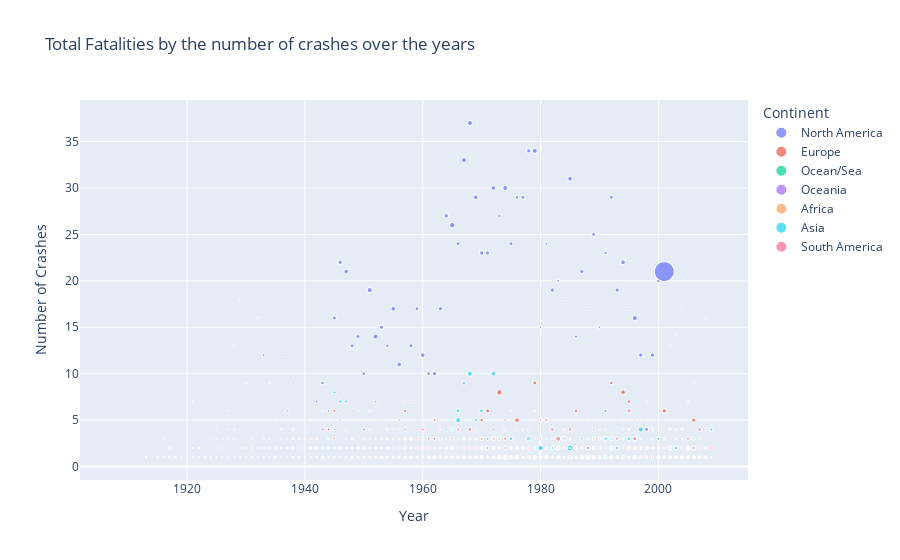

Here is the notebook cell this chart was saved with:
### Markdown cell above
<p style="color:indianred">A visual showing the number of crashes that occured in every continent-country by plane type. The Size of the box indicates the proportion of the occurance of the crashes amongst the total crashes. Clicking on the Plane Type, Continent or Country will show indepth outlook and hovering over them will provide with details to Number of crashes and Operators. A glimps into the visual, 'Douglas DC-3' had the most crashes (35 planes) and 'US Aerial Mail Services' is the operator witht he most crashes (26 time) via the second plane type 'De Havilland DH-4' with (26 crashes).

### Code cell
fig_fatal_crash_yr = px.scatter(num_crash_year, x='Year',y='Number of Crashes',title='Total Fatalities by the number of crashes over the years',color="Continent",\
                 size='Year Total Fatalities')

fig_fatal_crash_yr.show()

### Figure 1 — Plotly figure (JSON) as saved in the notebook; plotly's stock layout.template omitted (floating-point values rounded to 4 significant figures; data arrays with more than 128 entries replaced by an {"elided": "..."} marker saying what was removed)
{"data": [{"hovertemplate": "Continent=North America<br>Year=%{x}<br>Number of Crashes=%{y}<br>Year Total Fatalities=%{marker.size}<extra></extra>", "legendgroup": "North America", "marker": {"color": "#636efa", "size": {"elided": "342 int values"}, "sizemode": "area", "sizeref": 15.63, "symbol": "circle"}, "mode": "markers", "name": "North America", "showlegend": true, "type": "scattergl", "x": {"elided": "342 int values"}, "xaxis": "x", "y": {"elided": "342 int values"}, "yaxis": "y"}, {"hovertemplate": "Continent=Europe<br>Year=%{x}<br>Number of Crashes=%{y}<br>Year Total Fatalities=%{marker.size}<extra></extra>", "legendgroup": "Europe", "marker": {"color": "#EF553B", "size": {"elided": "638 int values"}, "sizemode": "area", "sizeref": 15.63, "symbol": "circle"}, "mode": "markers", "name": "Europe", "showlegend": true, "type": "scattergl", "x": {"elided": "638 int values"}, "xaxis": "x", "y": {"elided": "638 int values"}, "yaxis": "y"}, {"hovertemplate": "Continent=Ocean/Sea<br>Year=%{x}<br>Number of Crashes=%{y}<br>Year Total Fatalities=%{marker.size}<extra></extra>", "legendgroup": "Ocean/Sea", "marker": {"color": "#00cc96", "size": [14, 45, 19, 23, 0, 52, 3, 1, 3, 6, 2, 4, 1, 10, 3, 6, 18, 6, 20, 7, 26, 31, 3, 22, 40, 7, 23, 10, 32, 25, 52, 7, 8, 11, 21, 3, 23, 0, 111, 5, 36, 28, 107, 9, 3, 3, 23, 24, 2, 2, 2, 7, 2, 29, 1, 159, 115, 17, 1, 1, 20], "sizemode": "area", "sizeref": 15.63, "symbol": "circle"}, "mode": "markers", "name": "Ocean/Sea", "showlegend": true, "type": "scattergl", "x": [1913, 1917, 1918, 1918, 1919, 1923, 1924, 1926, 1929, 1934, 1936, 1936, 1939, 1939, 1939, 1940, 1941, 1941, 1942, 1943, 1943, 1944, 1944, 1944, 1945, 1946, 1946, 1946, 1947, 1948, 1948, 1950, 1952, 1952, 1954, 1955, 1956, 1956, 1957, 1958, 1958, 1962, 1962, 1964, 1967, 1969, 1970, 1971, 1972, 1974, 1976, 1978, 1980, 1982, 1982, 1987, 1987, 1987, 1994, 1997, 2008], "xaxis": "x", "y": [1, 2, 1, 1, 1, 1, 1, 2, 1, 1, 1, 1, 1, 1, 1, 1, 1, 1, 1, 1, 1, 2, 1, 1, 2, 1, 1, 1, 2, 1, 1, 1, 1, 1, 1, 1, 1, 1, 2, 1, 1, 1, 1, 1, 1, 1, 1, 1, 1, 1, 1, 2, 1, 2, 1, 1, 1, 1, 1, 1, 1], "yaxis": "y"}, {"hovertemplate": "Continent=Oceania<br>Year=%{x}<br>Number of Crashes=%{y}<br>Year Total Fatalities=%{marker.size}<extra></extra>", "legendgroup": "Oceania", "marker": {"color": "#ab63fa", "size": [4, 3, 1, 1, 11, 5, 24, 5, 2, 2, 6, 37, 2, 4, 10, 58, 28, 122, 21, 0, 49, 80, 29, 16, 15, 34, 15, 29, 26, 2, 7, 3, 5, 3, 1, 4, 38, 15, 23, 24, 2, 26, 8, 32, 29, 1, 13, 11, 10, 9, 15, 2, 15, 4, 8, 12, 10, 2, 9, 2, 3, 8, 6, 11, 14, 2, 1, 10, 3, 13, 11, 8, 6, 11, 9, 15, 6, 11, 9, 2, 9, 16, 7, 28, 11, 5, 13, 22, 18, 5, 1, 20, 2, 5, 3, 8, 3, 17, 28, 7, 4, 16, 10, 6, 8, 4, 10, 10, 2, 15, 2, 2, 20, 1], "sizemode": "area", "sizeref": 15.63, "symbol": "circle"}, "mode": "markers", "name": "Oceania", "showlegend": true, "type": "scattergl", "x": [1921, 1927, 1928, 1931, 1931, 1932, 1934, 1935, 1936, 1937, 1937, 1938, 1938, 1939, 1940, 1942, 1943, 1943, 1944, 1944, 1945, 1945, 1945, 1948, 1948, 1949, 1949, 1950, 1950, 1951, 1951, 1951, 1954, 1954, 1956, 1957, 1960, 1961, 1963, 1966, 1966, 1968, 1970, 1970, 1972, 1972, 1975, 1978, 1978, 1979, 1979, 1979, 1980, 1980, 1981, 1983, 1983, 1984, 1984, 1985, 1985, 1985, 1986, 1986, 1987, 1987, 1987, 1988, 1989, 1989, 1990, 1990, 1991, 1991, 1991, 1991, 1992, 1992, 1993, 1993, 1993, 1994, 1994, 1994, 1995, 1995, 1995, 1995, 1996, 1996, 1996, 1996, 1997, 1997, 1997, 1998, 1999, 1999, 1999, 1999, 2000, 2000, 2002, 2002, 2002, 2003, 2003, 2004, 2004, 2005, 2005, 2005, 2007, 2008], "xaxis": "x", "y": [2, 1, 1, 1, 3, 2, 5, 1, 1, 1, 2, 4, 1, 1, 1, 5, 2, 4, 2, 1, 4, 4, 1, 2, 2, 2, 1, 1, 1, 1, 1, 1, 2, 1, 1, 1, 2, 1, 1, 1, 1, 1, 1, 1, 2, 1, 2, 1, 1, 1, 1, 1, 2, 1, 1, 1, 1, 1, 1, 1, 1, 1, 1, 1, 1, 1, 1, 1, 1, 2, 1, 1, 1, 1, 1, 1, 1, 1, 1, 1, 1, 3, 1, 1, 2, 2, 1, 4, 1, 1, 1, 1, 1, 1, 1, 2, 1, 1, 2, 1, 1, 2, 2, 1, 1, 1, 2, 2, 1, 1, 1, 1, 1, 1], "yaxis": "y"}, {"hovertemplate": "Continent=Africa<br>Year=%{x}<br>Number of Crashes=%{y}<br>Year Total Fatalities=%{marker.size}<extra></extra>", "legendgroup": "Africa", "marker": {"color": "#FFA15A", "size": {"elided": "359 int values"}, "sizemode": "area", "sizeref": 15.63, "symbol": "circle"}, "mode": "markers", "name": "Africa", "showlegend": true, "type": "scattergl", "x": {"elided": "359 int values"}, "xaxis": "x", "y": {"elided": "359 int values"}, "yaxis": "y"}, {"hovertemplate": "Continent=Asia<br>Year=%{x}<br>Number of Crashes=%{y}<br>Year Total Fatalities=%{marker.size}<extra></extra>", "legendgroup": "Asia", "marker": {"color": "#19d3f3", "size": {"elided": "574 int values"}, "sizemode": "area", "sizeref": 15.63, "symbol": "circle"}, "mode": "markers", "name": "Asia", "showlegend": true, "type": "scattergl", "x": {"elided": "574 int values"}, "xaxis": "x", "y": {"elided": "574 int values"}, "yaxis": "y"}, {"hovertemplate": "Continent=South America<br>Year=%{x}<br>Number of Crashes=%{y}<br>Year Total Fatalities=%{marker.size}<extra></extra>", "legendgroup": "South America", "marker": {"color": "#FF6692", "size": {"elided": "340 int values"}, "sizemode": "area", "sizeref": 15.63, "symbol": "circle"}, "mode": "markers", "name": "South America", "showlegend": true, "type": "scattergl", "x": {"elided": "340 int values"}, "xaxis": "x", "y": {"elided": "340 int values"}, "yaxis": "y"}], "layout": {"legend": {"itemsizing": "constant", "title": {"text": "Continent"}, "tracegroupgap": 0}, "title": {"text": "Total Fatalities by the number of crashes over the years"}, "xaxis": {"anchor": "y", "domain": [0, 1], "title": {"text": "Year"}}, "yaxis": {"anchor": "x", "domain": [0, 1], "title": {"text": "Number of Crashes"}}}}
